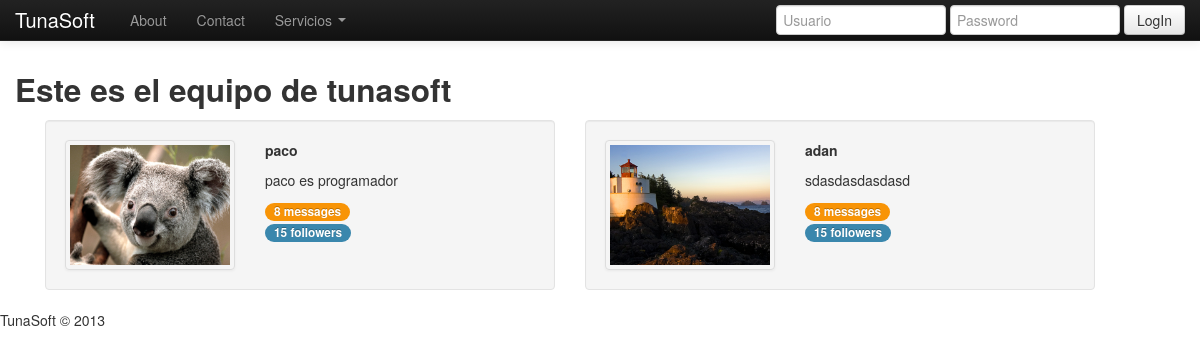
The page /equipo/ on the database as committed earlier.
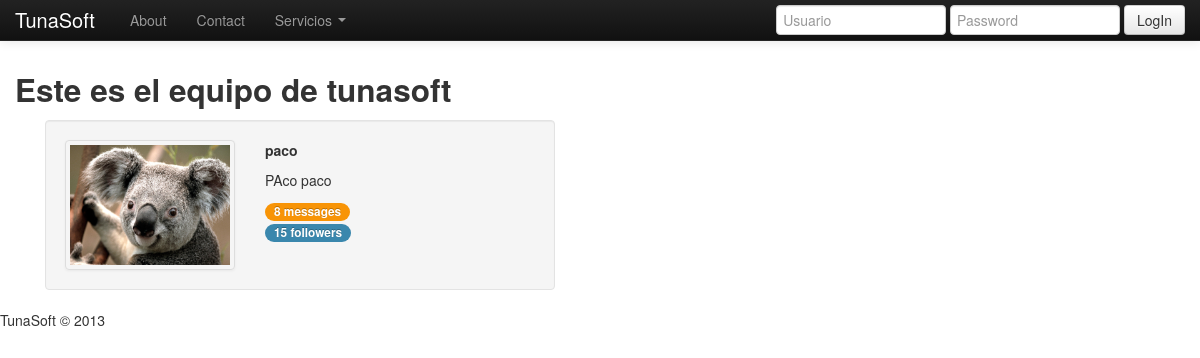
The same page on the database as committed later.
### tunasoft/apps/home/models.py (models this page shows, shortened)
class UserProfile(models.Model):
	def url(self,filename):
		ruta = "Users/%s/%s"%(self.user.username,filename)
		return ruta
	user = models.OneToOneField(User)
	photo = models.ImageField(upload_to=url)
	descripcion = models.TextField(max_length=300)
	proyectos = models.ManyToManyField(proyecto)

### tunasoft/apps/home/views.py (the view)
# urls.py: url(r'^equipo/$','equipo_view',name='equipo_view'),
def equipo_view(request):
	usuarios = UserProfile.objects.all()
	ctx = {'usuarios':usuarios}
	return render_to_response('home/equipo.html',ctx,context_instance=RequestContext(request))

### tunasoft/apps/home/forms.py
class LoginForm(forms.Form):
	username = forms.CharField(widget=forms.TextInput)
	password = forms.CharField(widget=forms.PasswordInput(render_value=False))

### tunasoft/apps/home/context_processors.py (called while the page is built)
def login_form(request):
	return {
		'login_form' : LoginForm()
	}

### tunasoft/Templates/home/equipo.html (shortened to what this page needs)
{% extends 'base.html' %}
{% block content %}
    <h2>Este es el equipo de tunasoft</h2>
    {% if usuarios %}
		{% for u in usuarios %}
			<div class="span5 well">
				<div class="row">
					<div class="span2"><a href="http://critterapp.pagodabox.com/others/admin" class="thumbnail"><img src="/media/{{u.photo}}" alt=""></a></div>
					<div class="span2">
						<p><strong>{{u.user}}</strong></p>
			          	<p>{{u.descripcion}}</p>
						<span class=" badge badge-warning">8 messages</span> <span class=" badge badge-info">15 followers</span>
					</div>
				</div>
			</div>
		{% endfor %}
	{% else %}
		<h2>No hay usuarios registrados</h2>
	</table>
	{% endif %}
{% endblock %}

### tunasoft/Templates/base.html (shortened to what this page needs)
<!DOCTYPE html>
 <html class="no-js">
    <head>
        <link rel="stylesheet" href="/static/css/bootstrap.min.css">
        <link rel="stylesheet" href="/static/css/bootstrap-responsive.min.css">
        <link rel="stylesheet" href="/static/css/main.css">
    </head>
    <body>
        <div class="navbar navbar-inverse navbar-fixed-top">
            <div class="navbar-inner">
                <div class="container">
                    <a class="brand" href="{% url "vista_principal"%}">TunaSoft</a>
                    <div class="nav-collapse collapse">
                        <ul class="nav">
                            <li><a href="{% url "vista_about"%}">About</a></li>
                            <li><a href="{% url "vista_contact"%}">Contact</a></li>
                            <li class="dropdown">
                                <a href="#" class="dropdown-toggle" data-toggle="dropdown">Servicios <b class="caret"></b></a>
                            </li>
                        </ul>
                        {% if user.is_authenticated %}
                            <a class= "pull-right btn" href="{% url "logout_view"%}">Cerrar Secion</a>
                        {% else %}
                        <form class="navbar-form pull-right" action="/login/" method="post" accept-charset="utf-8">
                            <input class="span2" type="text" placeholder="Usuario" id="id_username" name="username">
                            <input class="span2" type="password" placeholder="Password" id="id_password" name="password">
                            <button type="submit" class="btn">LogIn</button>
                        </form>
                        {% endif %}
                    </div>
                </div>
            </div>
        </div>
        <div class="container">
            {% block content %}
            {% endblock %}
        </div>
        <footer>
            <p>TunaSoft &copy; 2013</p>
        </footer>
    </body>
</html>

### tunasoft/Templates/base.html (style rules this page uses)
body { padding-top: 60px; padding-bottom: 40px; }

Rows that differ between the two databases and show on the page:
removed UserProfile: photo (picture), user "adan", descripcion "sdasdasdasdasd"
changed UserProfile "paco": descripcion "paco es programador" → "PAco paco"
